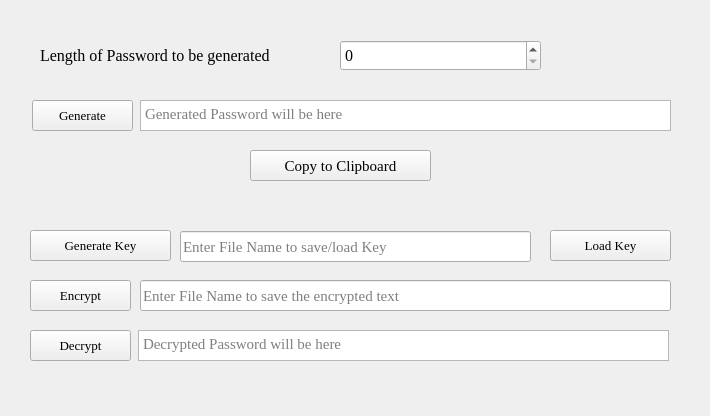
<?xml version="1.0" encoding="UTF-8"?>
<ui version="4.0">
 <class>MainWindow</class>
 <widget class="QMainWindow" name="MainWindow">
  <property name="geometry">
   <rect>
    <x>0</x>
    <y>0</y>
    <width>710</width>
    <height>416</height>
   </rect>
  </property>
  <property name="windowTitle">
   <string>MainWindow</string>
  </property>
  <widget class="QWidget" name="centralwidget">
   <widget class="QSpinBox" name="spinBox">
    <property name="geometry">
     <rect>
      <x>340</x>
      <y>40</y>
      <width>201</width>
      <height>31</height>
     </rect>
    </property>
    <property name="font">
     <font>
      <family>Times New Roman</family>
      <pointsize>12</pointsize>
     </font>
    </property>
   </widget>
   <widget class="QLabel" name="label">
    <property name="geometry">
     <rect>
      <x>40</x>
      <y>40</y>
      <width>291</width>
      <height>31</height>
     </rect>
    </property>
    <property name="font">
     <font>
      <family>Times New Roman</family>
      <pointsize>12</pointsize>
     </font>
    </property>
    <property name="text">
     <string>Length of Password to be generated</string>
    </property>
   </widget>
   <widget class="QPushButton" name="pushButton">
    <property name="geometry">
     <rect>
      <x>32</x>
      <y>100</y>
      <width>101</width>
      <height>31</height>
     </rect>
    </property>
    <property name="font">
     <font>
      <family>Times New Roman</family>
      <pointsize>10</pointsize>
     </font>
    </property>
    <property name="text">
     <string>Generate</string>
    </property>
   </widget>
   <widget class="QTextBrowser" name="textBrowser">
    <property name="geometry">
     <rect>
      <x>140</x>
      <y>100</y>
      <width>531</width>
      <height>31</height>
     </rect>
    </property>
    <property name="font">
     <font>
      <family>Times New Roman</family>
      <pointsize>11</pointsize>
     </font>
    </property>
    <property name="placeholderText">
     <string>Generated Password will be here</string>
    </property>
   </widget>
   <widget class="QPushButton" name="pushButton_2">
    <property name="geometry">
     <rect>
      <x>250</x>
      <y>150</y>
      <width>181</width>
      <height>31</height>
     </rect>
    </property>
    <property name="font">
     <font>
      <family>Times New Roman</family>
      <pointsize>11</pointsize>
     </font>
    </property>
    <property name="text">
     <string>Copy to Clipboard</string>
    </property>
   </widget>
   <widget class="QLabel" name="label_3">
    <property name="geometry">
     <rect>
      <x>290</x>
      <y>190</y>
      <width>291</width>
      <height>31</height>
     </rect>
    </property>
    <property name="font">
     <font>
      <family>Times New Roman</family>
      <pointsize>11</pointsize>
     </font>
    </property>
    <property name="text">
     <string/>
    </property>
   </widget>
   <widget class="QPushButton" name="pushButton_3">
    <property name="geometry">
     <rect>
      <x>30</x>
      <y>280</y>
      <width>101</width>
      <height>31</height>
     </rect>
    </property>
    <property name="font">
     <font>
      <family>Times New Roman</family>
      <pointsize>10</pointsize>
     </font>
    </property>
    <property name="text">
     <string>Encrypt</string>
    </property>
   </widget>
   <widget class="QTextBrowser" name="textBrowser_3">
    <property name="geometry">
     <rect>
      <x>138</x>
      <y>330</y>
      <width>531</width>
      <height>31</height>
     </rect>
    </property>
    <property name="font">
     <font>
      <family>Times New Roman</family>
      <pointsize>11</pointsize>
     </font>
    </property>
    <property name="placeholderText">
     <string>Decrypted Password will be here</string>
    </property>
   </widget>
   <widget class="QPushButton" name="pushButton_4">
    <property name="geometry">
     <rect>
      <x>30</x>
      <y>330</y>
      <width>101</width>
      <height>31</height>
     </rect>
    </property>
    <property name="font">
     <font>
      <family>Times New Roman</family>
      <pointsize>10</pointsize>
     </font>
    </property>
    <property name="text">
     <string>Decrypt</string>
    </property>
   </widget>
   <widget class="QPushButton" name="pushButton_5">
    <property name="geometry">
     <rect>
      <x>30</x>
      <y>230</y>
      <width>141</width>
      <height>31</height>
     </rect>
    </property>
    <property name="font">
     <font>
      <family>Times New Roman</family>
      <pointsize>10</pointsize>
     </font>
    </property>
    <property name="text">
     <string>Generate Key</string>
    </property>
   </widget>
   <widget class="QPushButton" name="pushButton_6">
    <property name="geometry">
     <rect>
      <x>550</x>
      <y>230</y>
      <width>121</width>
      <height>31</height>
     </rect>
    </property>
    <property name="font">
     <font>
      <family>Times New Roman</family>
      <pointsize>10</pointsize>
     </font>
    </property>
    <property name="text">
     <string>Load Key</string>
    </property>
   </widget>
   <widget class="QLineEdit" name="lineEdit">
    <property name="geometry">
     <rect>
      <x>180</x>
      <y>231</y>
      <width>351</width>
      <height>31</height>
     </rect>
    </property>
    <property name="font">
     <font>
      <family>Times New Roman</family>
      <pointsize>11</pointsize>
     </font>
    </property>
    <property name="placeholderText">
     <string>Enter File Name to save/load Key</string>
    </property>
   </widget>
   <widget class="QLineEdit" name="lineEdit_2">
    <property name="geometry">
     <rect>
      <x>140</x>
      <y>280</y>
      <width>531</width>
      <height>31</height>
     </rect>
    </property>
    <property name="font">
     <font>
      <family>Times New Roman</family>
      <pointsize>11</pointsize>
     </font>
    </property>
    <property name="placeholderText">
     <string>Enter File Name to save the encrypted text</string>
    </property>
   </widget>
  </widget>
 </widget>
 <resources/>
 <connections/>
</ui>
